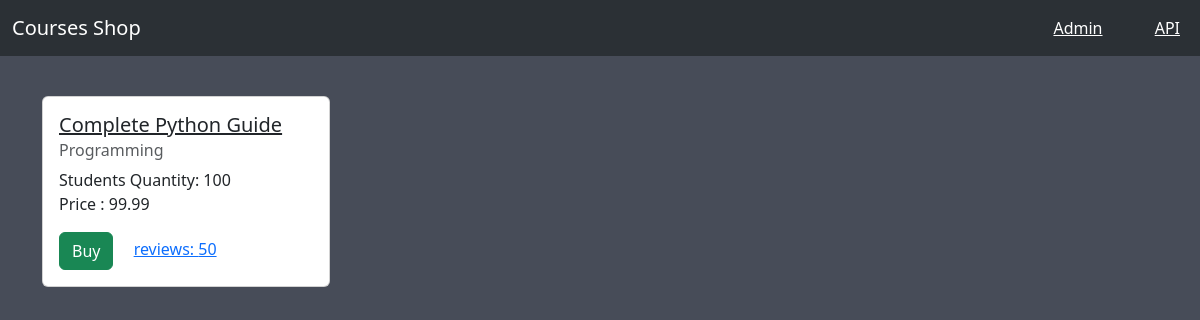
The page /1 on the database its author committed.
### shop/models.py (models this page shows, shortened)
class Course(models.Model):
    title = models.CharField(max_length=300)
    price = models.FloatField()
    students_qty = models.IntegerField()
    reviews_qty = models.IntegerField()
    category = models.ForeignKey(Category, on_delete=models.CASCADE)
    created_at = models.DateTimeField(default=timezone.now)

class Category(models.Model):
    title = models.CharField(max_length=255)
    created_at = models.DateTimeField(default=timezone.now)
    def __str__(self):
        return self.title

### shop/views.py (the view)
# urls.py: path('<int:course_id>', views.single_course, name='single_course')
def single_course(requests, course_id):
    course = get_object_or_404(Course, pk=course_id)
    return render(request=requests, template_name='shop/single_course.html', context={'course': course})

### templates/shop/single_course.html (shortened to what this page needs)
{% extends "base.html" %}
{% block content %}
<div class="card mt-5" style="width: 18rem;">
    <div class="card-body">
        <h5 class="card-title"><u>{{ course.title }}</u></h5>
        <h6 class="card-subtitle mb-2 text-body-secondary">{{course.category }}</h6>
        <p class="card-text">
            Students Quantity: {{course.students_qty}} <br>
            Price : {{course.price}}</p>
        <a href="#" class="card-link"><button class="btn btn-success">Buy</button></a>
        <a href="#" class="card-link"> reviews: {{course.reviews_qty}} </a>
    </div>
</div>
{% endblock %}

### templates/base.html (style rules this page uses)
body { color: black; background-color:rgb(71, 76, 88); }

### rows shown on the page
Course: title "Complete Python Guide", category "Programming", students_qty "100", price "99.99", reviews_qty "50"
